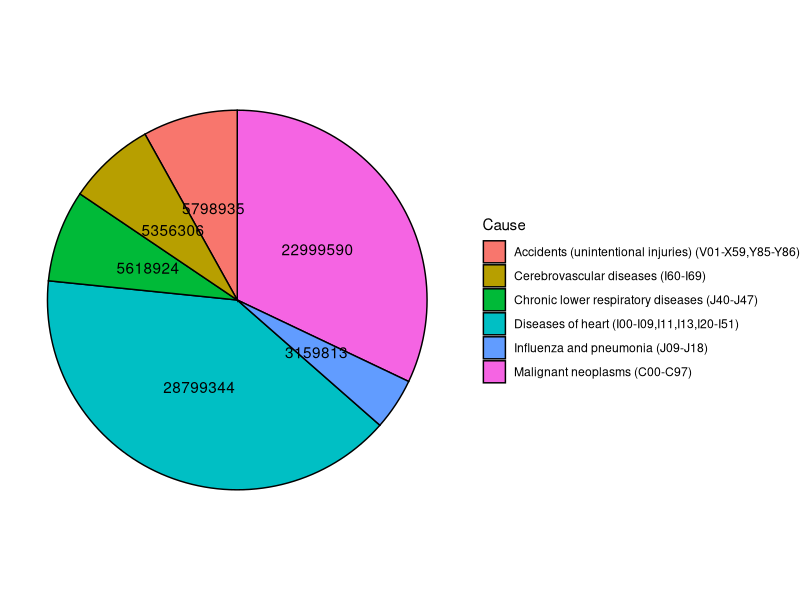

Recreate this plot in R.
## ---- chunk 1
knitr::opts_chunk$set(echo = TRUE)
## ---- chunk 2
library(tidyverse)
library(ggplot2)
library(knitr)
## ---- chunk 3
data <- read_csv("data/deaths.csv")
## ---- chunk 4
knitr::kable(head(data), format="markdown")
## ---- chunk 5
data = data %>% rename(Cause = `Cause of Death`)
data$Cause = as.factor(data$Cause)
data$State = as.factor(data$State)
summary(data)
## ---- chunk 6
selected_causes_of_death = c("Accidents (unintentional injuries)", 
           "All Causes",
           "Alzheimer's disease",
           "Cerebrovascular diseases",
           "Chronic lower respiratory diseases",
           "Diabetes Mellitus",
           "Diseases of heart",
           "Influenza and pneumonia",
           "Intentional self-harm (suicide)",
           "Malignant neoplasms",
           "Nephritis, nephrotic syndrome and nephrosis")
last_published = c(4695640,
                   95457138,
                   2989632,
                   5453046,
                   5189854,
                   2799886,
                   24445280,
                   2189282,
                   1394032,
                   21687288,
                   1717226)
raw_data = c(2460168,
             117336580,
             1710456,
             2681047,
             2811355,
             1312394,
             12230857,
             1089286,
             753901,
             10817779,
             797232)

table = data.frame(selected_causes_of_death,
                   last_published,
                   raw_data)
knitr::kable(table)
## ---- chunk 7
head(data %>% group_by(Cause) %>% summarize(total = sum(Deaths)/22) %>% arrange(desc(total)), n=10)
## ---- chunk 8
head(data %>% group_by(Cause) %>% summarize(total = sum(Deaths)) %>% arrange(desc(total)), n=10)
## ---- chunk 9
deaths = sum(data %>% filter(Year == "2015" & Cause == "Influenza and pneumonia (J09-J18)") %>% select(Deaths))
totalDeaths = sum(data %>% filter(Year == "2015") %>% select(Deaths))
prob = deaths/totalDeaths
## ---- chunk 10
data %>% group_by(Year) %>% filter(State == "New York" & Cause == "Chronic lower respiratory diseases (J40-J47)") %>% select(Deaths) %>% arrange(desc(Deaths))
## ---- chunk 11
deaths = sum(data %>% filter(Year == "1999" & State == "New York" & Cause == "Chronic lower respiratory diseases (J40-J47)") %>% select(Deaths))
totalDeaths = sum(data %>% filter(State == "New York" & Cause == "Chronic lower respiratory diseases (J40-J47)") %>% select(Deaths))
prob = deaths/totalDeaths
## ---- chunk 12
deaths = sum(data %>% filter(Cause == "Malignant neoplasms (C00-C97)") %>% select(Deaths))
totalDeaths = sum(data %>% select(Deaths))
prob = deaths/totalDeaths
## ---- chunk 13

## ---- chunk 14
topDeaths = head(data %>% group_by(Cause) %>% summarize(total = sum(Deaths)) %>% arrange(desc(total)), n=6)
ggplot(data = topDeaths, aes(x="", y=total, fill=Cause)) +
  geom_col(width = 1, color="black") +
  coord_polar("y", start=0) +
  theme_void() +
  geom_text(aes(label = total), position = position_stack(vjust = 0.5))
## ---- chunk 15
topDeaths = head(data %>% group_by(Cause) %>% summarize(total = sum(Deaths)) %>% arrange(desc(total)), n=10)
## ---- chunk 16

